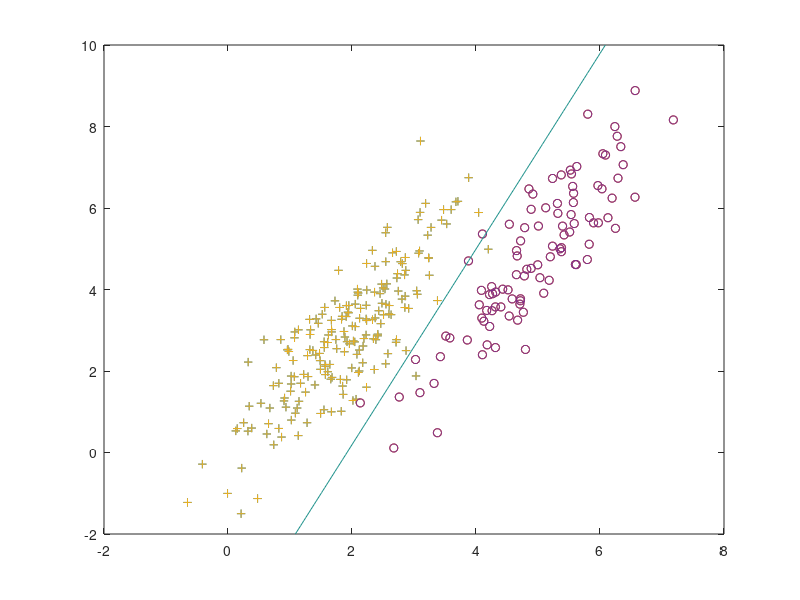

Source code (MATLAB):
pkg load statistics;
ratio = 0.5; % probability ratio: P(w2) / P(w1)
N1 = 200; % total samples in class w1
N2 = N1 * ratio; % total samples in class w2

P1 = N1 / (N1 + N2); % P(w1)
P2 = N2 / (N1 + N2); % P(w2)

mu1 = [2 3]; % mean/expected value of feature vector given w1
mu2 = [5 5]; % mean/expected value of feature vector given w2

sigma1 = [1    1.5;
         1.5    3]; % covariance matrix of w1
         
sigma2 = [1    1.5;
         1.5    3]; % covariance matrix of w2

r1 = mvnrnd(mu1,sigma1,N1); % generate w1 samples following normal distribution
r2 = mvnrnd(mu2,sigma2,N2); % generate w2 samples following normal distribution

figure;
plot(r1(:,1),r1(:,2),'+');
hold;
plot(r2(:,1),r2(:,2),'o');
x_axis = get(gca,'xLim'); y_axis = get(gca,'yLim');
x_vect = linspace(x_axis(1),x_axis(2),60);
y_vect = linspace(y_axis(1),y_axis(2),60);

Z1 = zeros(length(x_vect),length(y_vect));
Z2 = zeros(length(x_vect),length(y_vect));

for i=1:length(x_vect)
  for j=1:length(y_vect)
    Z1(i,j)= -0.5 * ([x_vect(i) y_vect(j)] - mu1) * inv(sigma1) * ([x_vect(i);y_vect(j)] - mu1') + log(P1);
    Z2(i,j)= -0.5 * ([x_vect(i) y_vect(j)] - mu2) * inv(sigma2) * ([x_vect(i);y_vect(j)] - mu2') + log(P2);
  end
end

[X Y] = meshgrid(x_vect, y_vect);
%imagesc(X(:),Y(:),(Z2-Z1)')
plot(r1(:,1),r1(:,2),'+');
plot(r2(:,1),r2(:,2),'o');
[C,h]=contour(X,Y,(Z2-Z1)',[0 0]);
%set(h,'ShowText','on','EdgeColor',[1 1 1]);


